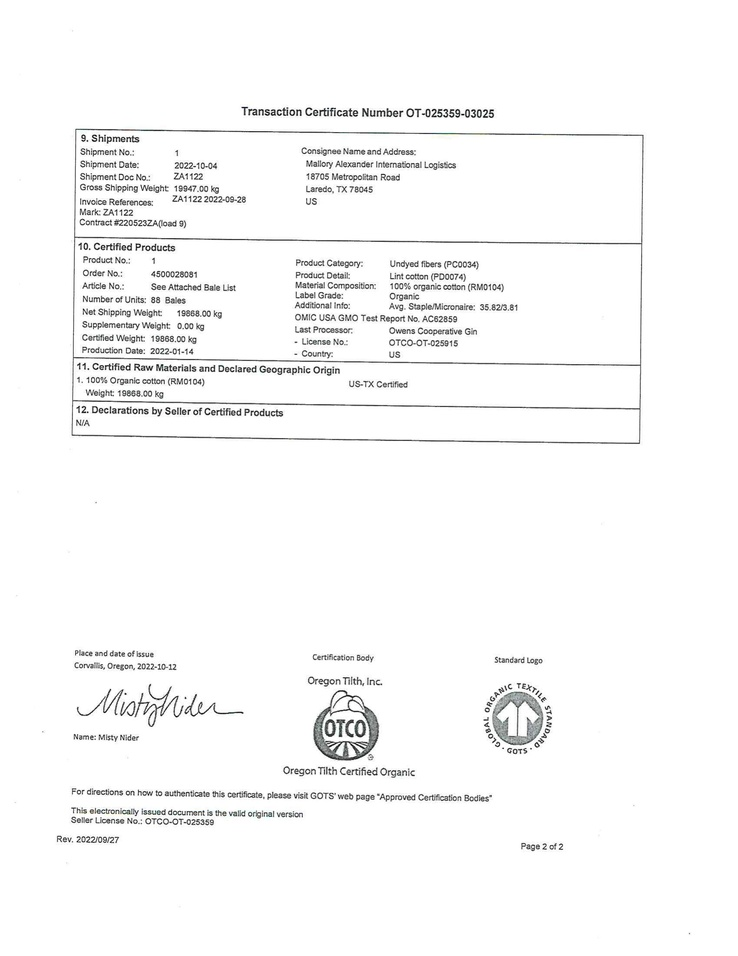
#> input picture temp.jpg, 738 x 956 px, shrunk from 1700 x 2200 before the run
$ python 4.py
#> lines starting #> are read from the running program, lines starting #| are printed output that depends on the picture; after the words box and inside, x2 and y2 are one past the last pixel; in counts of white or black regions, pixels touching at a corner belong together
import cv2
import numpy as np
import pytesseract

# Load the image
image = cv2.imread('temp.jpg')
#> image is the input picture: shape (956, 738, 3); mean B, G, R 248.3, 248.4, 248.3
pytesseract.pytesseract.tesseract_cmd = r'C:\\Program Files\\Tesseract-OCR\\tesseract.exe'

# Preprocess the image (adjust based on your specific image)
gray = cv2.cvtColor(image, cv2.COLOR_BGR2GRAY)
edges = cv2.Canny(gray, 50, 150, apertureSize=3)  # Adjust the thresholds as needed
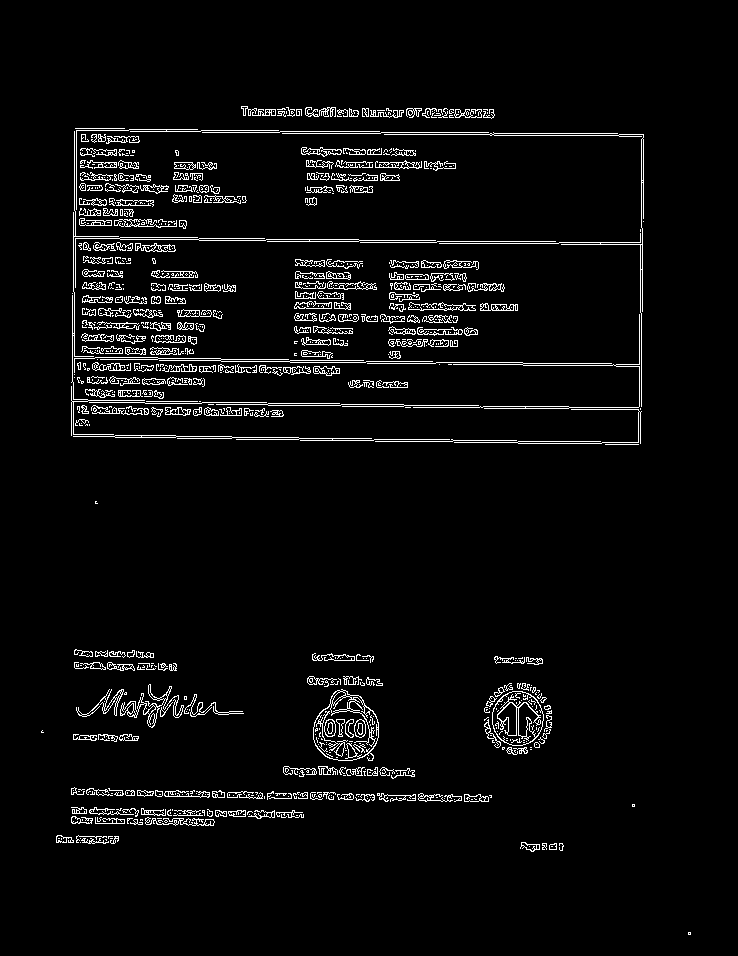
#> edges: shape (956, 738); 4.1% white in thin lines or dots, all inside (x1, y1, x2, y2) = (41, 106, 691, 935)

# Apply Hough Line Transform
lines = cv2.HoughLinesP(edges, 1, np.pi / 180, threshold=80, minLineLength=50, maxLineGap=10)
#> lines = 183 rows, first 6: [501, 243, 614, 244], [73, 436, 286, 439], [510, 135, 566, 135], [119, 435, 186, 436], [71, 399, 317, 403], [235, 361, 348, 362]
# Adjust the parameters as needed (lower threshold, shorter minLineLength)

# Create a blank mask of zeros
mask = np.zeros_like(gray)

# Draw the detected lines on the mask
if lines is not None:
    for line in lines:
        x1, y1, x2, y2 = line[0]
        cv2.line(mask, (x1, y1), (x2, y2), (255, 255, 255), 2)
#> this loop made 183 passes
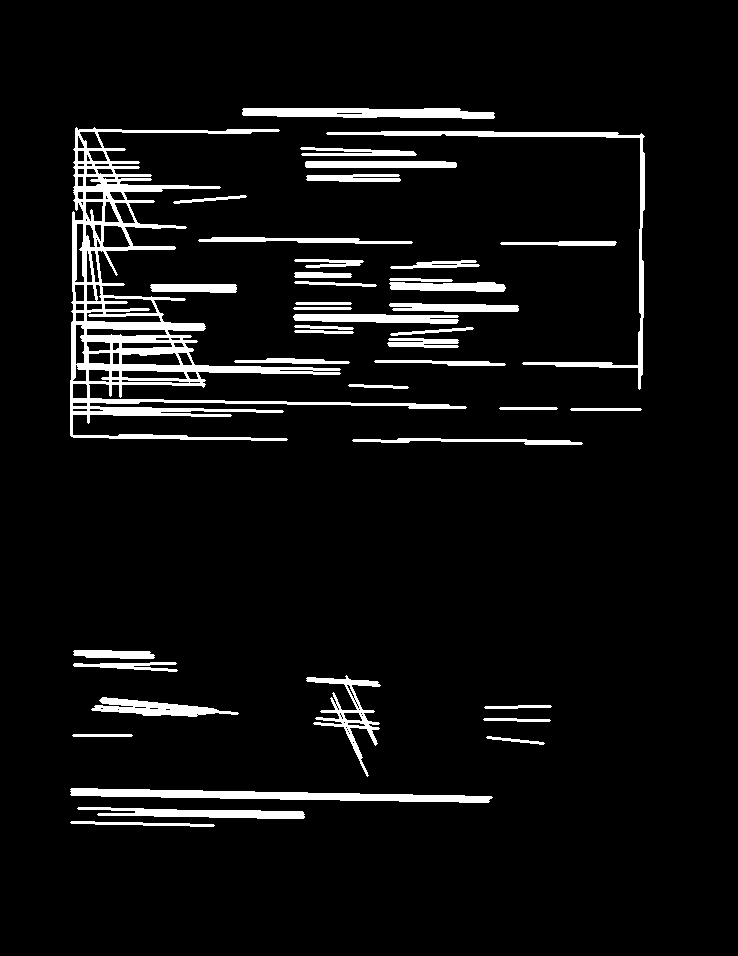
#> mask: shape (956, 738); 6.3% white; 41 white regions

# Find contours in the mask
contours, _ = cv2.findContours(mask, cv2.RETR_EXTERNAL, cv2.CHAIN_APPROX_SIMPLE)
#> contours = 41 contours; largest, box (x1, y1, x2, y2) and area: (70, 127, 467, 441) 21905, (70, 788, 493, 803) 2736, (326, 131, 645, 390) 2300, (242, 108, 495, 119) 1952, (306, 675, 381, 777) 1439

# Find the largest contour
largest_contour = max(contours, key=cv2.contourArea)
#> largest_contour = contour of 546 points, box (x1, y1, x2, y2) (70, 127, 467, 441), area 21905

# Create a blank mask of zeros
mask = np.zeros_like(gray)

# Draw the largest contour on the mask
cv2.fillPoly(mask, [largest_contour], (255, 255, 255))
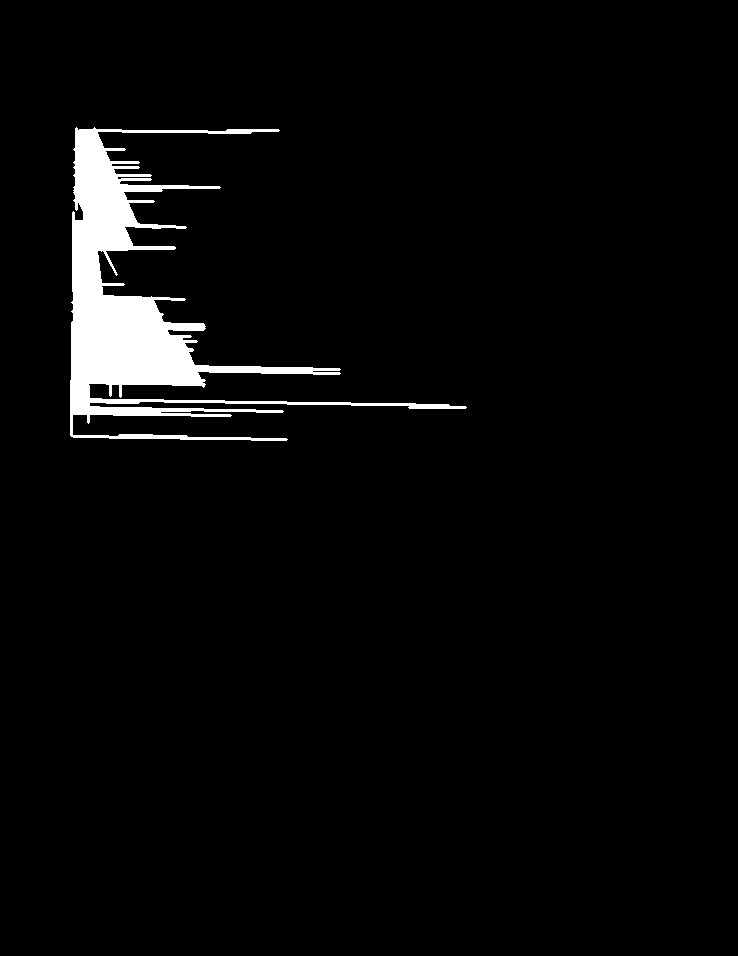
#> mask: shape (956, 738); 3.4% white; 1 white region, box (x1, y1, x2, y2) and area: (70, 127, 467, 441) 24074

# Apply the mask to extract the region of interest
roi = cv2.bitwise_and(gray, mask)
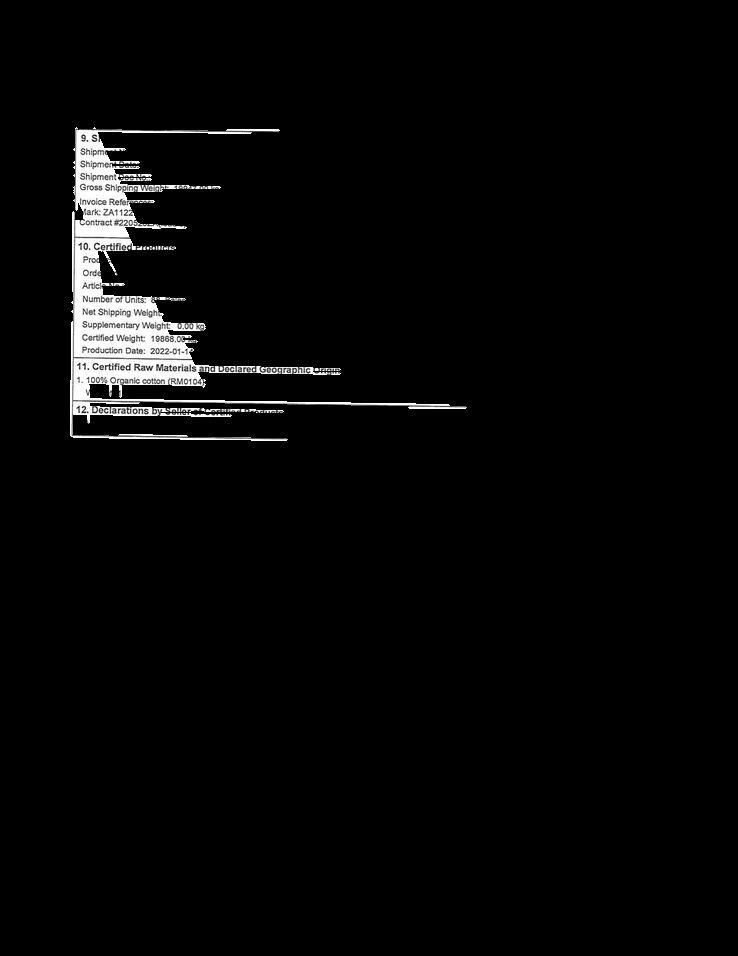
#> roi: shape (956, 738); min 0, max 255, mean 7

# Use Tesseract to extract text from the region of interest
#> (the run stopped early here; a loop or call above may not have finished)

$ run again, with 1.jpg copied over temp.jpg
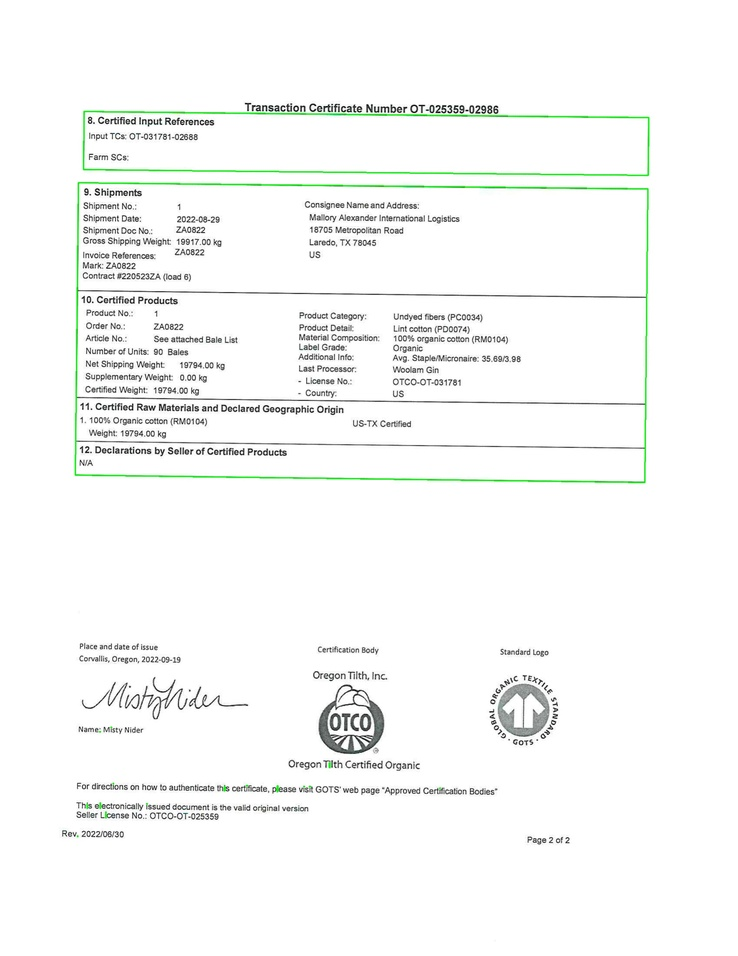
#> input picture 1.jpg, 738 x 956 px, shrunk from 1700 x 2200 before the run
#> image is the input picture: shape (956, 738, 3); mean B, G, R 247.4, 248.7, 247.4
#> `edges = cv2.Canny(gray, 50, 150, apertureSize=3)`:
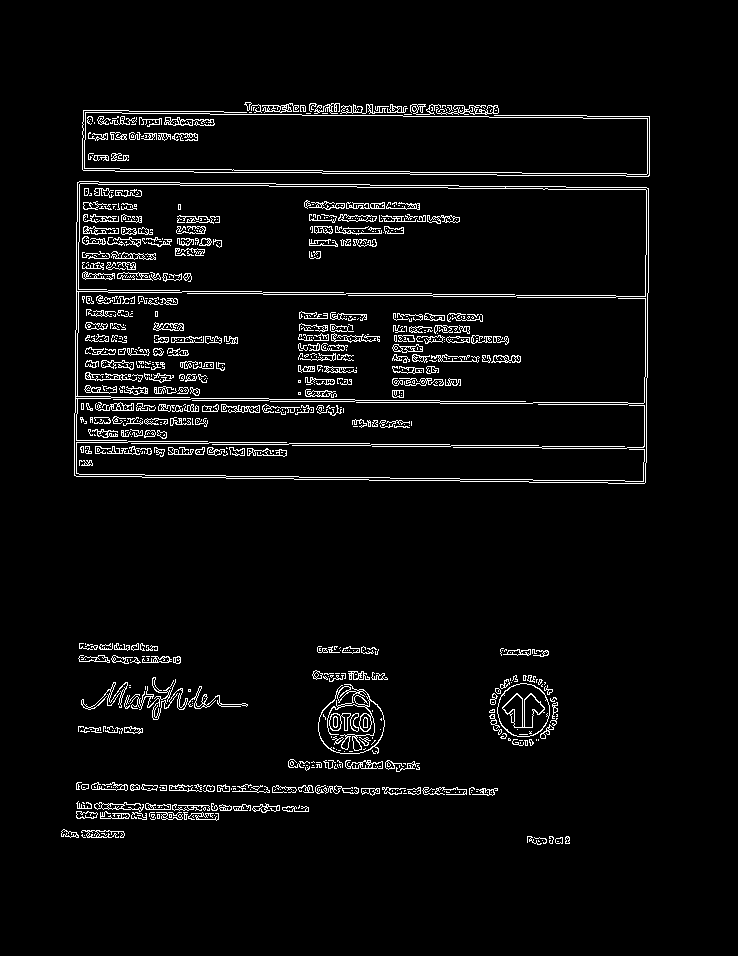
#> edges: shape (956, 738); 4.3% white in thin lines or dots, all inside (x1, y1, x2, y2) = (61, 102, 650, 845)
#> lines = 200 rows, first 6: [194, 291, 250, 291], [221, 442, 277, 442], [166, 169, 279, 170], [74, 474, 128, 474], [125, 182, 238, 183], [462, 403, 518, 403]
#> the loop `for line in lines:` made 200 passes
#> contours = 39 contours; largest, box (x1, y1, x2, y2) and area: (73, 180, 650, 469) 20709, (82, 103, 500, 173) 3883, (75, 783, 499, 796) 2518, (75, 802, 310, 820) 1884, (124, 181, 606, 191) 1523
#> largest_contour = contour of 593 points, box (x1, y1, x2, y2) (73, 180, 650, 469), area 20709
#> `roi = cv2.bitwise_and(gray, mask)`:
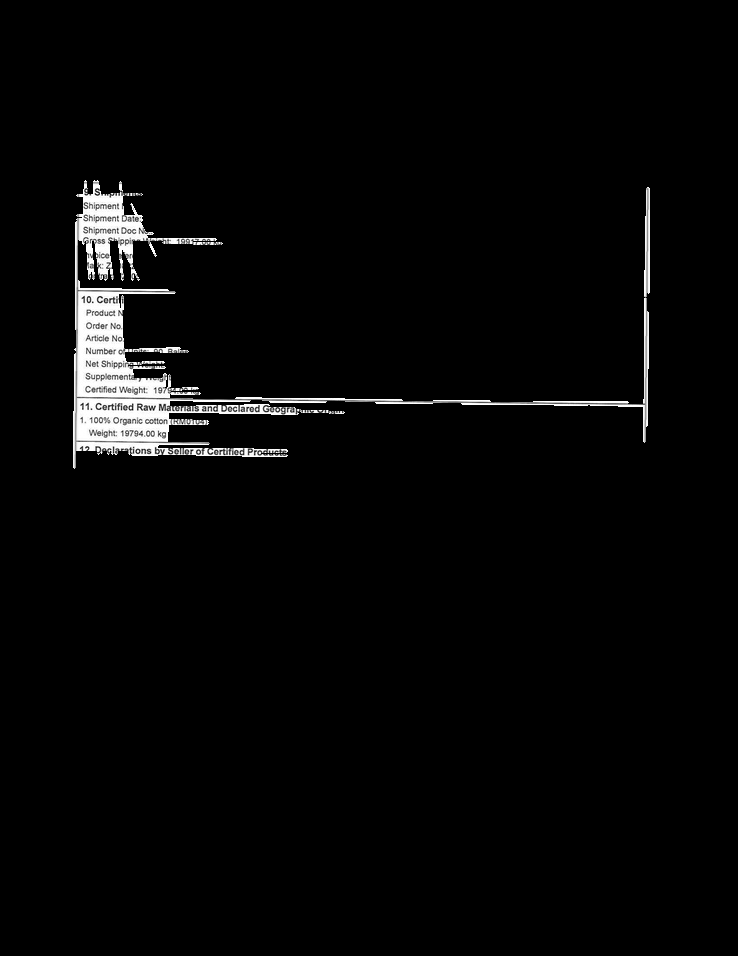
#> roi: shape (956, 738); min 0, max 255, mean 6.7
